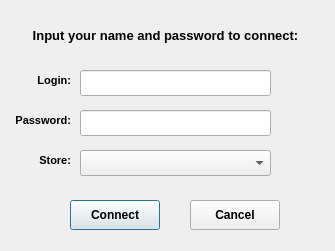
<?xml version="1.0" encoding="UTF-8"?>
<ui version="4.0">
 <class>uiDialogConnect</class>
 <widget class="QDialog" name="uiDialogConnect">
  <property name="geometry">
   <rect>
    <x>0</x>
    <y>0</y>
    <width>335</width>
    <height>251</height>
   </rect>
  </property>
  <property name="windowTitle">
   <string comment="LBL_DLG_CONNECT_TITLE">Connect to store</string>
  </property>
  <property name="windowIcon">
   <iconset resource="lh3.qrc">
    <normaloff>:/lh3/Resources/lh_icon.png</normaloff>:/lh3/Resources/lh_icon.png</iconset>
  </property>
  <widget class="QLabel" name="lInformation">
   <property name="geometry">
    <rect>
     <x>0</x>
     <y>10</y>
     <width>331</width>
     <height>51</height>
    </rect>
   </property>
   <property name="font">
    <font>
     <pointsize>10</pointsize>
     <weight>75</weight>
     <bold>true</bold>
    </font>
   </property>
   <property name="text">
    <string comment="LBL_DLG_CONNECT_INFORMATION">Input your name and password to connect:</string>
   </property>
   <property name="alignment">
    <set>Qt::AlignCenter</set>
   </property>
   <property name="wordWrap">
    <bool>true</bool>
   </property>
  </widget>
  <widget class="QLineEdit" name="leUsername">
   <property name="geometry">
    <rect>
     <x>80</x>
     <y>70</y>
     <width>191</width>
     <height>26</height>
    </rect>
   </property>
   <property name="font">
    <font>
     <pointsize>10</pointsize>
     <weight>50</weight>
     <bold>false</bold>
    </font>
   </property>
   <property name="maxLength">
    <number>32</number>
   </property>
  </widget>
  <widget class="QLineEdit" name="lePassword">
   <property name="geometry">
    <rect>
     <x>80</x>
     <y>110</y>
     <width>191</width>
     <height>26</height>
    </rect>
   </property>
   <property name="font">
    <font>
     <pointsize>10</pointsize>
     <weight>50</weight>
     <bold>false</bold>
    </font>
   </property>
   <property name="maxLength">
    <number>32</number>
   </property>
   <property name="echoMode">
    <enum>QLineEdit::Password</enum>
   </property>
  </widget>
  <widget class="QComboBox" name="cbAliases">
   <property name="geometry">
    <rect>
     <x>80</x>
     <y>150</y>
     <width>191</width>
     <height>26</height>
    </rect>
   </property>
   <property name="font">
    <font>
     <pointsize>10</pointsize>
     <weight>50</weight>
     <bold>false</bold>
    </font>
   </property>
   <property name="duplicatesEnabled">
    <bool>true</bool>
   </property>
  </widget>
  <widget class="QPushButton" name="pushButton_Connect">
   <property name="geometry">
    <rect>
     <x>70</x>
     <y>200</y>
     <width>90</width>
     <height>30</height>
    </rect>
   </property>
   <property name="font">
    <font>
     <weight>75</weight>
     <bold>true</bold>
    </font>
   </property>
   <property name="text">
    <string comment="LBL_DLG_CONNECT_CONNECT">Connect</string>
   </property>
   <property name="default">
    <bool>false</bool>
   </property>
   <property name="flat">
    <bool>false</bool>
   </property>
  </widget>
  <widget class="QPushButton" name="pushButton_Cancel">
   <property name="geometry">
    <rect>
     <x>190</x>
     <y>200</y>
     <width>90</width>
     <height>30</height>
    </rect>
   </property>
   <property name="font">
    <font>
     <weight>75</weight>
     <bold>true</bold>
    </font>
   </property>
   <property name="text">
    <string comment="LBL_DLG_CONNECT_CANCEL">Cancel</string>
   </property>
  </widget>
  <widget class="QLabel" name="lLogin">
   <property name="geometry">
    <rect>
     <x>0</x>
     <y>70</y>
     <width>71</width>
     <height>21</height>
    </rect>
   </property>
   <property name="font">
    <font>
     <pointsize>8</pointsize>
     <weight>75</weight>
     <bold>true</bold>
    </font>
   </property>
   <property name="text">
    <string comment="LBL_DLG_CONNECT_LOGIN">Login:</string>
   </property>
   <property name="alignment">
    <set>Qt::AlignRight|Qt::AlignTrailing|Qt::AlignVCenter</set>
   </property>
  </widget>
  <widget class="QLabel" name="lPassword">
   <property name="geometry">
    <rect>
     <x>0</x>
     <y>110</y>
     <width>71</width>
     <height>21</height>
    </rect>
   </property>
   <property name="font">
    <font>
     <pointsize>8</pointsize>
     <weight>75</weight>
     <bold>true</bold>
    </font>
   </property>
   <property name="text">
    <string comment="LBL_DLG_CONNECT_PASSWORD">Password:</string>
   </property>
   <property name="alignment">
    <set>Qt::AlignRight|Qt::AlignTrailing|Qt::AlignVCenter</set>
   </property>
  </widget>
  <widget class="QLabel" name="lStore">
   <property name="geometry">
    <rect>
     <x>0</x>
     <y>150</y>
     <width>71</width>
     <height>21</height>
    </rect>
   </property>
   <property name="font">
    <font>
     <pointsize>8</pointsize>
     <weight>75</weight>
     <bold>true</bold>
    </font>
   </property>
   <property name="text">
    <string comment="LBL_DLG_CONNECT_STORE">Store:</string>
   </property>
   <property name="alignment">
    <set>Qt::AlignRight|Qt::AlignTrailing|Qt::AlignVCenter</set>
   </property>
  </widget>
 </widget>
 <resources>
  <include location="lh3.qrc"/>
 </resources>
 <connections>
  <connection>
   <sender>pushButton_Connect</sender>
   <signal>clicked()</signal>
   <receiver>uiDialogConnect</receiver>
   <slot>accept()</slot>
   <hints>
    <hint type="sourcelabel">
     <x>81</x>
     <y>172</y>
    </hint>
    <hint type="destinationlabel">
     <x>28</x>
     <y>167</y>
    </hint>
   </hints>
  </connection>
  <connection>
   <sender>pushButton_Cancel</sender>
   <signal>clicked()</signal>
   <receiver>uiDialogConnect</receiver>
   <slot>reject()</slot>
   <hints>
    <hint type="sourcelabel">
     <x>233</x>
     <y>174</y>
    </hint>
    <hint type="destinationlabel">
     <x>265</x>
     <y>152</y>
    </hint>
   </hints>
  </connection>
 </connections>
 <slots>
  <slot>connect()</slot>
  <slot>OnConnect()</slot>
  <slot>OnCancel()</slot>
 </slots>
</ui>
